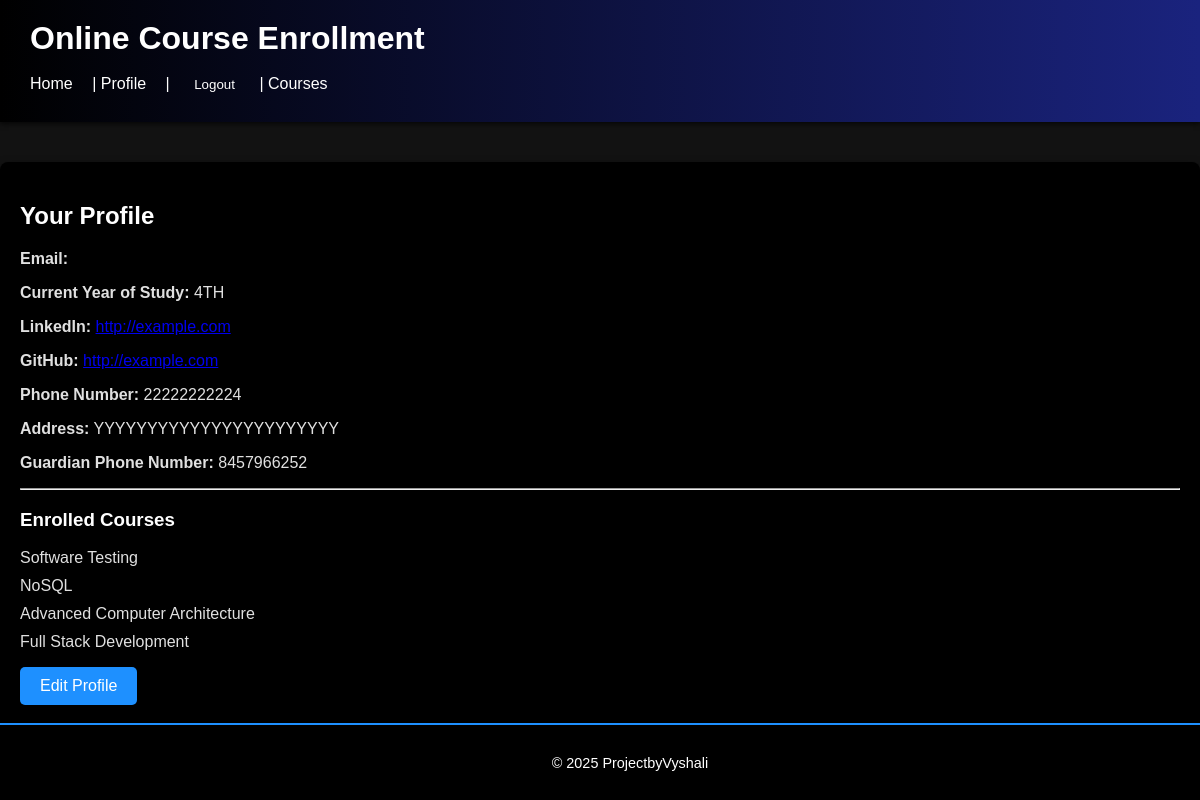
Page /profile/ (signed in) on the committed database.
### enrollment/models.py (models this page shows, shortened)
class Profile(models.Model):
    user = models.OneToOneField(settings.AUTH_USER_MODEL, on_delete=models.CASCADE)
    current_year_of_study = models.CharField(max_length=20)
    linkedin = models.URLField(blank=True, null=True)
    github = models.URLField(blank=True, null=True)
    phone_number = models.CharField(max_length=20, blank=True)
    address = models.TextField(blank=True)
    guardian_phone_number = models.CharField(max_length=20, blank=True)

class Course(models.Model):
    name = models.CharField(max_length=100)
    description = models.TextField(blank=True)

### enrollment/views.py (the view)
# urls.py: path('profile/', profile_view, name='profile'),
@login_required
def profile_view(request):
    try:
        profile = request.user.profile
    except Profile.DoesNotExist:
        return redirect('profile_create')
    student = request.user.student if hasattr(request.user, 'student') else None
    return render(request, "enrollment/profile.html", {'profile': profile, 'student': student})

### enrollment/templates/enrollment/profile.html (shortened to what this page needs)
{% extends 'enrollment/base.html' %}
{% block content %}
  <h2>Your Profile</h2>
  <p><strong>Email:</strong> {{ request.user.email }}</p>
  <p><strong>Current Year of Study:</strong> {{ profile.current_year_of_study }}</p>
  <p><strong>LinkedIn:</strong>
    {% if profile.linkedin %}
      <a href="{{ profile.linkedin }}" target="_blank">{{ profile.linkedin }}</a>
    {% else %}
      N/A
    {% endif %}
  </p>
  <p><strong>GitHub:</strong>
    {% if profile.github %}
      <a href="{{ profile.github }}" target="_blank">{{ profile.github }}</a>
    {% else %}
      N/A
    {% endif %}
  </p>
  <p><strong>Phone Number:</strong> {{ profile.phone_number|default:"N/A" }}</p>
  <p><strong>Address:</strong> {{ profile.address|default:"N/A" }}</p>
  <p><strong>Guardian Phone Number:</strong> {{ profile.guardian_phone_number|default:"N/A" }}</p>
  <hr>
  <h3>Enrolled Courses</h3>
  {% if student %}
    <ul>
      {% for course in student.courses.all %}
        <li>{{ course.name }}</li>
      {% empty %}
        <li>No courses enrolled.</li>
      {% endfor %}
    </ul>
  {% else %}
    <p>You have not enrolled in any courses yet.</p>
    <a href="{% url 'enroll' %}" class="btn">Enroll Now</a>
  {% endif %}
  <p><a href="{% url 'profile_update' %}" class="btn">Edit Profile</a></p>
{% endblock %}

### enrollment/templates/enrollment/base.html (shortened to what this page needs)
{% load static %}
<link rel="stylesheet" type="text/css" href="{% static 'enrollment/style.css' %}">
<!DOCTYPE html>
<html>
<head>
    <link rel="stylesheet" type="text/css" href="{% static 'enrollment/style.css' %}">
</head>
<body>
    <header>
        <h1>Online Course Enrollment</h1>
        <nav>
            <a href="{% url 'home' %}">Home</a> |
            {% if user.is_authenticated %}
                <a href="{% url 'profile' %}">Profile</a> |
                <form action="{% url 'logout' %}" method="post" style="display:inline;">
                    <button type="submit" style="background:none;border:none;color:#fff;cursor:pointer;">Logout</button>
                </form>
            {% else %}
                <a href="{% url 'login' %}">Login</a>
            {% endif %} |
                <a href="{% url 'courses' %}">Courses</a>
        </nav>
    </header>
    <div class="container">
        {% block content %}{% endblock %}
    </div>
    <footer>
        <p>&copy; 2025 ProjectbyVyshali</p>
    </footer>
</body>
</html>

### enrollment/static/enrollment/style.css (style rules this page uses)
body { font-family: 'Arial', sans-serif; background: #121212; color: #e0e0e0; margin: 0; padding: 0; }
header { background: linear-gradient(90deg, #000000, #1a237e); color: #ffffff; padding: 20px 30px; box-shadow: 0 2px 5px rgba(0,0,0,0.7); position: relative; z-index: 1000; }
header h1 { margin: 0; font-size: 2em; transition: transform 0.3s ease; }
nav { margin-top: 10px; }
nav a { color: #ffffff; text-decoration: none; margin-right: 15px; font-size: 1em; transition: color 0.3s ease, transform 0.3s ease; }
.container { max-width: 1200px; margin: 40px auto; background-color: #000000; padding: 20px; border-radius: 8px; box-shadow: 0 4px 10px rgba(0,0,0,0.5); }
footer { background: #000000; color: #ffffff; padding: 15px 30px; text-align: center; position: fixed; bottom: 0; width: 100%; font-size: 0.9em; border-top: 2px solid #1e90ff; }
.btn, form button, form input[type="submit"] { display: inline-block; padding: 10px 20px; background-color: #1e90ff; color: #ffffff; text-decoration: none; border: none; border-radius: 5px; cursor: pointer; transition: background-color 0.3s ease, transform 0.3s ease; }
h2, h3 { color: #ffffff; text-shadow: 1px 1px 3px rgba(0,0,0,0.7); }
a { transition: color 0.3s ease; }
ul { list-style: none; padding-left: 0; }
li { margin-bottom: 10px; transition: transform 0.3s ease; }

### rows in the picture
Profile: current_year_of_study "4TH", linkedin "http://example.com", github "http://example.com", phone_number "22222222224", address "YYYYYYYYYYYYYYYYYYYYYYY", guardian_phone_number "8457966252"
Course: name "Software Testing"
Course: name "NoSQL"
Course: name "Advanced Computer Architecture"
Course: name "Full Stack Development"
